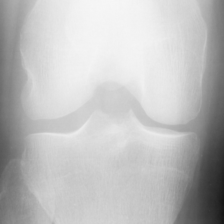
#> input picture p0604/datas/osteoarthritis/train/0/9003126R.png, 224 x 224 px, found by its file name; its folder holds only this picture in this run
$ jupyter execute --allow-errors project1_1.ipynb   (older library calls are emulated)
#> lines starting #> are read from the running program, lines starting #| are printed output that depends on the picture; after the words box and inside, x2 and y2 are one past the last pixel; in counts of white or black regions, pixels touching at a corner belong together
[cell 1]
import seaborn as sns
import pandas as pd
import missingno as msno
import os
import matplotlib.pyplot as plt
import cv2
import numpy as np

### Original

[cell 2]
import os
import cv2
import matplotlib.pyplot as plt

# data 경로 설정
data_dir = './datas/osteoarthritis/train/0'

# 이미지 파일 이름 목록 얻기
img_names = os.listdir(data_dir)[:5]  # 처음 다섯 개의 이미지 파일 이름만 가져옴

# 이미지 시각화
for img_name in img_names:
    img_path = os.path.join(data_dir, img_name)
    img = cv2.imread(img_path, cv2.IMREAD_GRAYSCALE)
#> img is the input picture: shape (224, 224); min 21, max 247, mean 189.9

    plt.imshow(img, cmap='gray')
    plt.title(img_name)
    plt.show()

원하는 부위만 자르기 -> 자르고 다른 폴더에 다시 저장해야함

[cell 3]
image = cv2.imread(img_path, cv2.IMREAD_COLOR)

start_x, start_y, width, height = 20,100,250,75
end_x, end_y = start_x + width, start_y + height
cropped_image = image[start_y:end_y, start_x:end_x]
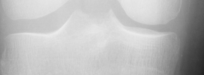
#> cropped_image: shape (75, 204, 3); min 33, max 235, mean 187.3

# 이미지 저장
cv2.imwrite('imgs/img0.png', cropped_image)  # 저장할 폴더이름/저장할 파일명

cv2.imshow("Cropped Image", cropped_image)
cv2.waitKey(0)
cv2.destroyAllWindows()

[cell 4]
# # data 경로 설정
data_dir = 'imgs'
categories = ['train','test','val'] # 전처리될 데이터셋을 훈련용, 테스트용, 검증용으로 구분

# 샘플 이미지 시각화
#> (the rest of this cell did not finish here and is left out)

[cell 5]
dx = cv2.Sobel(img, cv2.CV_64F, 1,0,3)
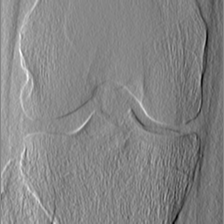
#> dx: shape (224, 224) float64; min -116, max 104, mean -1.2; drawn with min black and max white
dy = cv2.Sobel(img, cv2.CV_64F, 0,1,3)
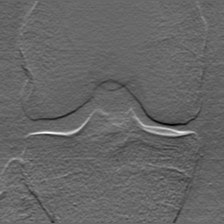
#> dy: shape (224, 224) float64; min -83, max 119, mean -1.8; drawn with min black and max white

sobel = cv2.magnitude(dx, dy)
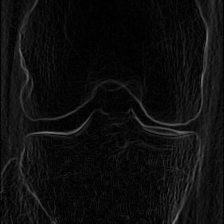
#> sobel: shape (224, 224) float64; min 0, max 119, mean 14.4
sobel = np.clip(sobel,0,255).astype(np.uint8)

plt.figure(figsize=(8,8))
plt.imshow(sobel)
plt.axis('off')
plt.show()

### Clahe(명암)

[cell 6]
def clahe_img(img):
    clahe = cv2.createCLAHE(clipLimit=10, tileGridSize=(8,8))
    cl_img = clahe.apply(img)
    return cl_img


plt.figure(figsize=(15, 25))
plt.subplot(2, 1, 1)
plt.imshow(img, cmap='gray')
plt.title('Original Image')


plt.subplot(1, 1, 1)
plt.imshow(clahe_img(img), cmap='gray')
plt.title('Clahe Image')
plt.show()

### Denoise(노이즈 제거)

[cell 7]
def denoise_img(sobel):
    return cv2.fastNlMeansDenoising(sobel, None, 30, 7, 210)

denoised_img = denoise_img(img)

plt.figure(figsize=(15, 25))
plt.subplot(2, 1, 1)
plt.imshow(img, cmap='gray')
plt.title('Original Image')

plt.subplot(1, 1, 1)
plt.imshow(denoised_img, cmap='gray')
plt.title('Denoised Image')
plt.show()

### Edge(외곽선 그리기)
- original img vs. denoised img
- 각 사진마다 param 값을 다르게 해서 함수 3개를 만들었음

[cell 8]
def det_edge_o(cl_img):
    return cv2.Canny(cl_img, 30, 90)  # 값을 조절해주면 선을 그리는 범위가 달라짐
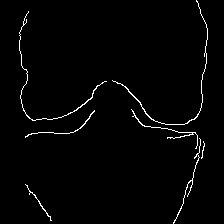
#> returned value: shape (224, 224); 1.8% white in thin lines or dots, all inside (x1, y1, x2, y2) = (19, 0, 208, 224)

orginal_edge_img = det_edge_o(img)

def det_edge_d(img):
    return cv2.Canny(img, 200, 400)
#> returned value: shape (224, 224); 0.37% white in thin lines or dots, all inside (x1, y1, x2, y2) = (20, 29, 207, 224)
denoised_edge_img = det_edge_d(sobel)

plt.figure(figsize=(15, 20))
plt.subplot(2, 1, 1)
plt.imshow(orginal_edge_img, cmap='gray')
plt.title('Original Edge Image')

plt.subplot(2, 1, 2)
plt.imshow(denoised_edge_img, cmap='gray')
plt.title('Denoised Edge Image')

plt.tight_layout()
plt.show()

### Clahe(명암) -> Contour

[cell 9]
def find_contour(img):
    ret, thresh = cv2.threshold(img, 120, 255, 0)
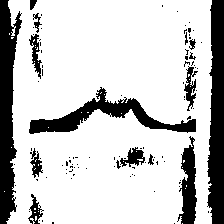
#> thresh: shape (224, 224); 78.4% white; 100 black regions (84 under 20 px)
    contours, hiearchy = cv2.findContours(thresh, cv2.RETR_TREE, cv2.CHAIN_APPROX_SIMPLE)
#> contours = 166 contours, 152 with area under 20; largest, box (x1, y1, x2, y2) and area: (6, 0, 213, 224) 42223, (28, 86, 197, 135) 2416, (183, 66, 197, 112) 326, (119, 146, 146, 168) 322, (28, 33, 43, 80) 312; hiearchy = 166 rows, first 6: [1, -1, -1, -1], [2, 0, -1, -1], [3, 1, -1, -1], [4, 2, -1, -1], [5, 3, -1, -1], [6, 4, -1, -1]
    return contours

contours = find_contour(clahe_img(img))
contour_img = cv2.drawContours(clahe_img(img), contours, -1, (0,255,0), 1)
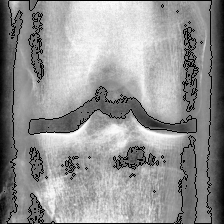
#> contour_img: shape (224, 224); min 0, max 255, mean 147.4

plt.figure(figsize=(15, 10))
plt.subplot(2, 1, 1)
plt.imshow(img, cmap='gray')
plt.title('Original Image')

plt.subplot(2, 1, 2)
plt.imshow(contour_img, cmap='gray')
plt.title('Contour Image')
plt.show()

해리스 코너 추출(CornerHarris)

[cell 10]
def harris(img):
    dst = cv2.cornerHarris(img, 2, 3, 0.24)
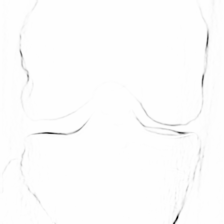
#> dst: shape (224, 224) float32; min -2.56e-05, max 5.72e-08, mean -1.41e-07; drawn with min black and max white
    return dst

# thresholding
dst = harris(img)
ret, dst = cv2.threshold(dst, 0.001 * dst.max(), 1, 0)
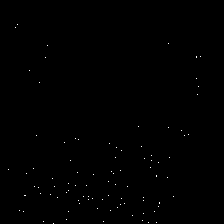
#> dst: shape (224, 224) float32; values 0 (black) and 1 (white), 0.19% white in thin lines or dots, all inside (x1, y1, x2, y2) = (8, 24, 201, 224)
#> ret = 5.72e-11

x,y = np.nonzero(dst)
#> x = 95 values from 24 to 223; y = 95 values, max 200 at index 5, min 8 at index 35, mean 105.1

# [5 lines of commented-out code are left out]

plt.figure(figsize=(7,7))
plt.imshow(contour_img, cmap='gray')
plt.title('Harris Corner Detection')
plt.axis('off')
plt.scatter(y, x, s=30, c="w", alpha=0.7)
plt.show()
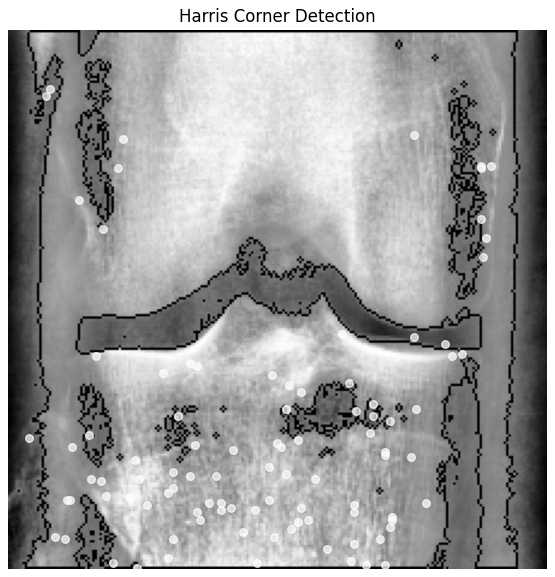
#> figure drawn by matplotlib, 1 panel

$ run again, on p0604/datas/osteoarthritis/train/0/9347321L.png
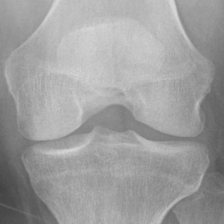
#> input picture p0604/datas/osteoarthritis/train/0/9347321L.png, 224 x 224 px, found by its file name
#> img is the input picture: shape (224, 224); min 65, max 217, mean 158.3
#> in det_edge_o, `return cv2.Canny(cl_img, 30, 90)`:
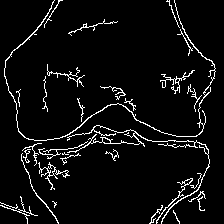
#> returned value: shape (224, 224); 5.6% white in thin lines or dots
#> thresh: shape (224, 224); 64.2% white; 392 black regions (358 under 20 px)
#> in find_contour, `contours, hiearchy = cv2.findContours(thresh, cv2.RETR_TREE, cv2.CHAIN..`: contours = 714 contours, 662 with area under 20; largest, box (x1, y1, x2, y2) and area: (0, 0, 224, 224) 36376, (114, 151, 184, 221) 2218, (178, 0, 222, 46) 912, (175, 75, 195, 124) 546, (28, 37, 49, 77) 433; hiearchy = 714 rows, first 6: [1, -1, -1, -1], [2, 0, -1, -1], [3, 1, -1, -1], [4, 2, -1, -1], [6, 3, 5, -1], [-1, -1, -1, 4]
#> ret = 2.15e-11
#> x = 1168 values from 0 to 223; y = 1168 values, max 223 at index 259, min 0 at index 304, mean 116.5
#> `plt.show()`:
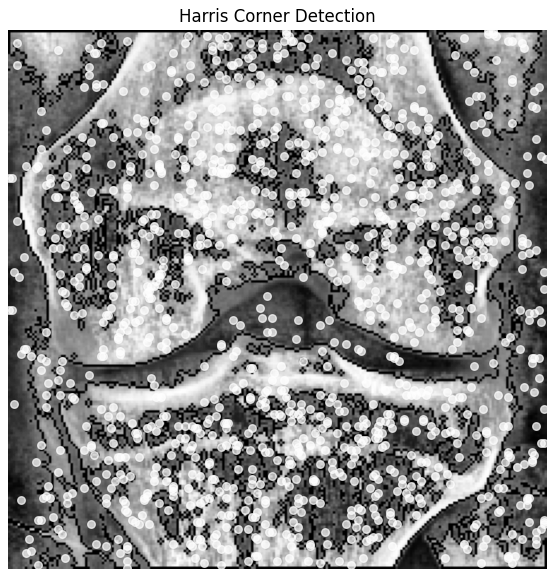
#> figure drawn by matplotlib, 1 panel
